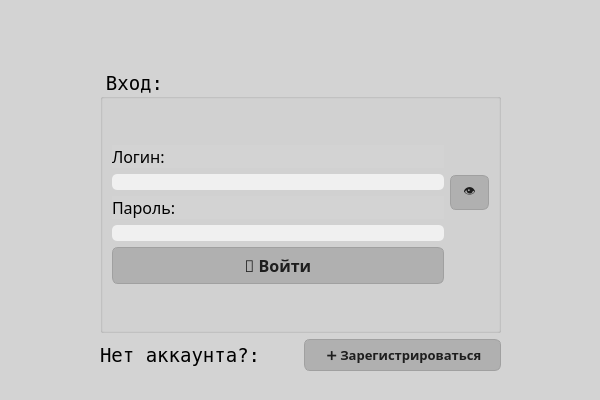
<?xml version="1.0" encoding="UTF-8"?>
<ui version="4.0">
 <class>LoginUi</class>
 <widget class="QWidget" name="LoginUi">
  <property name="geometry">
   <rect>
    <x>0</x>
    <y>0</y>
    <width>600</width>
    <height>400</height>
   </rect>
  </property>
  <property name="sizePolicy">
   <sizepolicy hsizetype="Fixed" vsizetype="Fixed">
    <horstretch>0</horstretch>
    <verstretch>0</verstretch>
   </sizepolicy>
  </property>
  <property name="windowTitle">
   <string>Окно входа</string>
  </property>
  <property name="styleSheet">
   <string notr="true">background-color: #D3D3D3
</string>
  </property>
  <widget class="QStackedWidget" name="stackedWidget">
   <property name="geometry">
    <rect>
     <x>0</x>
     <y>0</y>
     <width>600</width>
     <height>400</height>
    </rect>
   </property>
   <property name="sizePolicy">
    <sizepolicy hsizetype="Fixed" vsizetype="Fixed">
     <horstretch>0</horstretch>
     <verstretch>0</verstretch>
    </sizepolicy>
   </property>
   <property name="currentIndex">
    <number>0</number>
   </property>
   <widget class="QWidget" name="LoginPage">
    <widget class="QLabel" name="labelError_2">
     <property name="geometry">
      <rect>
       <x>111</x>
       <y>205</y>
       <width>16</width>
       <height>23</height>
      </rect>
     </property>
     <property name="font">
      <font>
       <family>Noto Sans</family>
       <pointsize>11</pointsize>
       <weight>75</weight>
       <bold>true</bold>
      </font>
     </property>
     <property name="styleSheet">
      <string notr="true">color: red;</string>
     </property>
     <property name="text">
      <string/>
     </property>
    </widget>
    <widget class="QWidget" name="layoutWidget">
     <property name="geometry">
      <rect>
       <x>100</x>
       <y>70</y>
       <width>401</width>
       <height>301</height>
      </rect>
     </property>
     <layout class="QVBoxLayout" name="verticalLayout_4">
      <item>
       <widget class="QGroupBox" name="groupBox">
        <property name="font">
         <font>
          <family>DejaVu Sans Mono</family>
          <pointsize>14</pointsize>
         </font>
        </property>
        <property name="title">
         <string>Вход:</string>
        </property>
        <layout class="QVBoxLayout" name="verticalLayout_3">
         <item>
          <layout class="QGridLayout" name="gridLayout_3">
           <item row="0" column="1">
            <widget class="QPushButton" name="LogiShowPwd">
             <property name="styleSheet">
              <string notr="true">QPushButton {
    background-color: #B0B0B0;
    color: #1E1E1E;
    border: 1px solid #A0A0A0;
    border-radius: 6px;
    padding: 6px 12px;
}

QPushButton:hover {
    background-color: #9C9C9C;
}

QPushButton:pressed {
    background-color: #888888;
}</string>
             </property>
             <property name="text">
              <string>👁</string>
             </property>
            </widget>
           </item>
           <item row="0" column="0">
            <layout class="QVBoxLayout" name="verticalLayout">
             <item>
              <widget class="QLabel" name="label">
               <property name="font">
                <font>
                 <family>Noto Sans</family>
                 <pointsize>12</pointsize>
                 <weight>50</weight>
                 <bold>false</bold>
                </font>
               </property>
               <property name="text">
                <string>Логин:</string>
               </property>
              </widget>
             </item>
             <item>
              <widget class="QLineEdit" name="LoginEdit">
               <property name="styleSheet">
                <string notr="true">background-color: #f0f0f0;
border-radius: 5px;</string>
               </property>
               <property name="echoMode">
                <enum>QLineEdit::PasswordEchoOnEdit</enum>
               </property>
              </widget>
             </item>
             <item>
              <widget class="QLabel" name="label_2">
               <property name="font">
                <font>
                 <family>Noto Sans</family>
                 <pointsize>12</pointsize>
                 <weight>50</weight>
                 <bold>false</bold>
                </font>
               </property>
               <property name="text">
                <string>Пароль:</string>
               </property>
              </widget>
             </item>
             <item>
              <widget class="QLineEdit" name="PasswordEdit">
               <property name="sizePolicy">
                <sizepolicy hsizetype="Ignored" vsizetype="Fixed">
                 <horstretch>0</horstretch>
                 <verstretch>0</verstretch>
                </sizepolicy>
               </property>
               <property name="styleSheet">
                <string notr="true">background-color: #f0f0f0;
border-radius: 5px;</string>
               </property>
               <property name="echoMode">
                <enum>QLineEdit::PasswordEchoOnEdit</enum>
               </property>
              </widget>
             </item>
            </layout>
           </item>
           <item row="1" column="0">
            <widget class="QPushButton" name="LoginBtn">
             <property name="font">
              <font>
               <family>Noto Sans</family>
               <pointsize>12</pointsize>
               <weight>75</weight>
               <bold>true</bold>
              </font>
             </property>
             <property name="styleSheet">
              <string notr="true">QPushButton {
    background-color: #B0B0B0;
    color: #1E1E1E;
    border: 1px solid #A0A0A0;
    border-radius: 6px;
    padding: 6px 12px;
}

QPushButton:hover {
    background-color: #9C9C9C;
}

QPushButton:pressed {
    background-color: #888888;
}</string>
             </property>
             <property name="text">
              <string>🔑 Войти</string>
             </property>
            </widget>
           </item>
          </layout>
         </item>
        </layout>
       </widget>
      </item>
      <item>
       <layout class="QGridLayout" name="gridLayout">
        <item row="0" column="0">
         <widget class="QLabel" name="label_4">
          <property name="font">
           <font>
            <family>DejaVu Sans Mono</family>
            <pointsize>14</pointsize>
            <weight>50</weight>
            <bold>false</bold>
           </font>
          </property>
          <property name="text">
           <string>Нет аккаунта?:</string>
          </property>
         </widget>
        </item>
        <item row="0" column="1">
         <widget class="QPushButton" name="login_to_register_btn">
          <property name="font">
           <font>
            <family>Noto Sans</family>
            <pointsize>10</pointsize>
            <weight>75</weight>
            <bold>true</bold>
           </font>
          </property>
          <property name="styleSheet">
           <string notr="true">QPushButton {
    background-color: #B0B0B0;
    color: #1E1E1E;
    border: 1px solid #A0A0A0;
    border-radius: 6px;
    padding: 6px 12px;
}

QPushButton:hover {
    background-color: #9C9C9C;
}

QPushButton:pressed {
    background-color: #888888;
}</string>
          </property>
          <property name="text">
           <string> ➕ Зарегистрироваться</string>
          </property>
         </widget>
        </item>
       </layout>
      </item>
     </layout>
    </widget>
   </widget>
   <widget class="QWidget" name="RegisterPage">
    <widget class="QLabel" name="labelError">
     <property name="geometry">
      <rect>
       <x>81</x>
       <y>193</y>
       <width>16</width>
       <height>23</height>
      </rect>
     </property>
     <property name="font">
      <font>
       <family>Noto Sans</family>
       <pointsize>11</pointsize>
       <weight>75</weight>
       <bold>true</bold>
      </font>
     </property>
     <property name="styleSheet">
      <string notr="true">color: red;</string>
     </property>
     <property name="text">
      <string/>
     </property>
    </widget>
    <widget class="QWidget" name="layoutWidget">
     <property name="geometry">
      <rect>
       <x>120</x>
       <y>20</y>
       <width>381</width>
       <height>331</height>
      </rect>
     </property>
     <layout class="QVBoxLayout" name="verticalLayout_5">
      <item>
       <widget class="QGroupBox" name="groupBox_2">
        <property name="font">
         <font>
          <family>DejaVu Sans Mono</family>
          <pointsize>14</pointsize>
         </font>
        </property>
        <property name="title">
         <string>Регистрация:</string>
        </property>
        <layout class="QVBoxLayout" name="verticalLayout_2">
         <item>
          <layout class="QGridLayout" name="gridLayout_4">
           <item row="5" column="2">
            <widget class="QPushButton" name="RegistShowPwd">
             <property name="styleSheet">
              <string notr="true">QPushButton {
    background-color: #B0B0B0;
    color: #1E1E1E;
    border: 1px solid #A0A0A0;
    border-radius: 6px;
    padding: 6px 12px;
}

QPushButton:hover {
    background-color: #9C9C9C;
}

QPushButton:pressed {
    background-color: #888888;
}</string>
             </property>
             <property name="text">
              <string>👁</string>
             </property>
            </widget>
           </item>
           <item row="2" column="0">
            <widget class="QLabel" name="label_5">
             <property name="font">
              <font>
               <family>DejaVu Sans Mono</family>
               <pointsize>12</pointsize>
              </font>
             </property>
             <property name="text">
              <string>Имя пользователя</string>
             </property>
            </widget>
           </item>
           <item row="6" column="0" colspan="3">
            <widget class="QLabel" name="label_6">
             <property name="font">
              <font>
               <family>DejaVu Sans Mono</family>
               <pointsize>12</pointsize>
              </font>
             </property>
             <property name="text">
              <string>Подтверждение пароля</string>
             </property>
            </widget>
           </item>
           <item row="4" column="0">
            <widget class="QLabel" name="label_7">
             <property name="font">
              <font>
               <family>DejaVu Sans Mono</family>
               <pointsize>12</pointsize>
              </font>
             </property>
             <property name="text">
              <string>Пароль</string>
             </property>
            </widget>
           </item>
           <item row="5" column="0" colspan="2">
            <widget class="QLineEdit" name="RegistPasswordEdit">
             <property name="styleSheet">
              <string notr="true">background-color: #f0f0f0;
border-radius: 5px;</string>
             </property>
             <property name="echoMode">
              <enum>QLineEdit::PasswordEchoOnEdit</enum>
             </property>
            </widget>
           </item>
           <item row="3" column="0">
            <widget class="QLineEdit" name="RegistLoginEdit">
             <property name="styleSheet">
              <string notr="true">background-color: #f0f0f0;
border-radius: 5px;</string>
             </property>
            </widget>
           </item>
           <item row="7" column="0" colspan="2">
            <widget class="QLineEdit" name="RegistPasswordConfirmEdit">
             <property name="styleSheet">
              <string notr="true">background-color: #f0f0f0;
border-radius: 5px;</string>
             </property>
             <property name="echoMode">
              <enum>QLineEdit::PasswordEchoOnEdit</enum>
             </property>
            </widget>
           </item>
           <item row="8" column="0" colspan="3">
            <widget class="QPushButton" name="RegisterBtnNewUser">
             <property name="font">
              <font>
               <family>Noto Sans</family>
               <pointsize>10</pointsize>
               <weight>75</weight>
               <bold>true</bold>
              </font>
             </property>
             <property name="styleSheet">
              <string notr="true">QPushButton {
    background-color: #B0B0B0;
    color: #1E1E1E;
    border: 1px solid #A0A0A0;
    border-radius: 6px;
    padding: 6px 12px;
}

QPushButton:hover {
    background-color: #9C9C9C;
}

QPushButton:pressed {
    background-color: #888888;
}</string>
             </property>
             <property name="text">
              <string> ➕ Зарегистрироваться</string>
             </property>
            </widget>
           </item>
          </layout>
         </item>
        </layout>
       </widget>
      </item>
      <item>
       <layout class="QGridLayout" name="gridLayout_2">
        <item row="0" column="1">
         <widget class="QPushButton" name="register_to_login_btn">
          <property name="font">
           <font>
            <family>Noto Sans</family>
            <pointsize>12</pointsize>
            <weight>75</weight>
            <bold>true</bold>
           </font>
          </property>
          <property name="styleSheet">
           <string notr="true">QPushButton {
    background-color: #B0B0B0;
    color: #1E1E1E;
    border: 1px solid #A0A0A0;
    border-radius: 6px;
    padding: 6px 12px;
}

QPushButton:hover {
    background-color: #9C9C9C;
}

QPushButton:pressed {
    background-color: #888888;
}</string>
          </property>
          <property name="text">
           <string>🔑 Войти</string>
          </property>
         </widget>
        </item>
        <item row="0" column="0">
         <widget class="QLabel" name="label_8">
          <property name="font">
           <font>
            <family>DejaVu Sans Mono</family>
            <pointsize>14</pointsize>
            <weight>50</weight>
            <bold>false</bold>
           </font>
          </property>
          <property name="text">
           <string>Уже есть аккаунт? </string>
          </property>
         </widget>
        </item>
       </layout>
      </item>
     </layout>
    </widget>
   </widget>
  </widget>
 </widget>
 <resources/>
 <connections/>
</ui>
